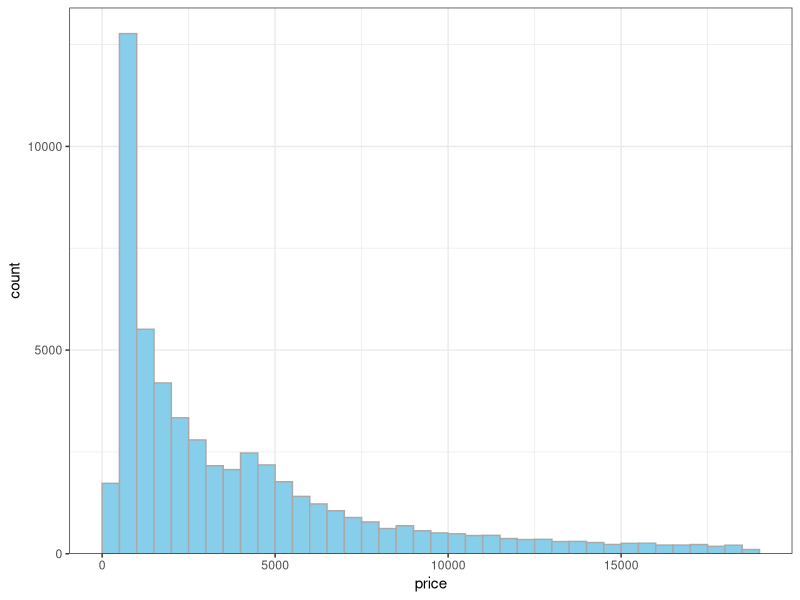

This figure's R source:
## ---- chunk 1
#| label: loadPackagesData
library(ggplot2)
data(diamonds)

## ---- chunk 2
#| label: fig-priceHistogram
#| fig-cap: "Histogram of Diamond Prices"
#| fig-alt: "A positively skewed histogram of diamond prices going from 0 U S D to over 17500 U S D."
#| fig-pos: "H"
#| fig-width: 5

# Make a histogram of diamond price ----

ggplot(
  data = diamonds,
  mapping = aes(x = price)
) +
  geom_histogram(
    fill = "skyblue",
    color = "darkgrey",
    binwidth = 500,
    boundary = 0,
    closed = "left"
  ) +
  scale_y_continuous(
    expand = expansion(mult = c(0, 0.05))
  ) +
  theme_bw()
